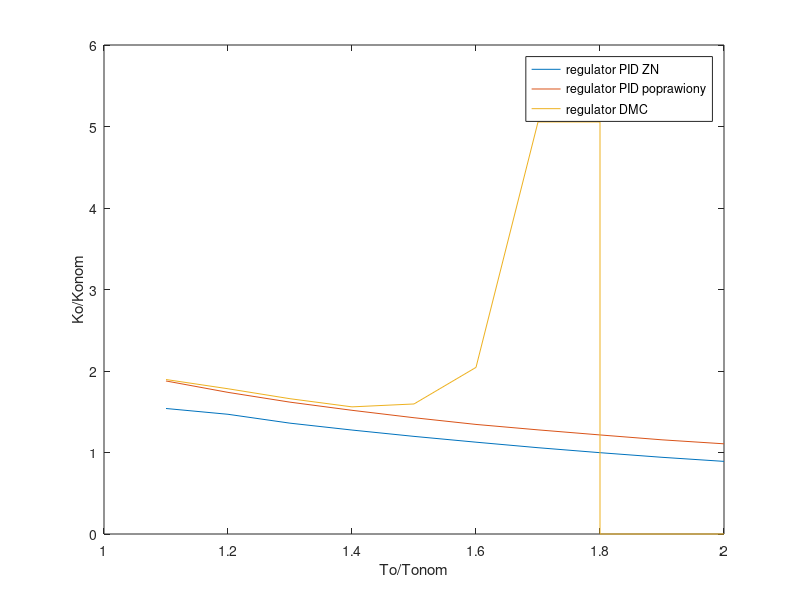

This chart was generated by the following MATLAB code:
kk=4.5;
kknomp=[(kk+2.43)/kk (kk+2.11)/kk (kk+1.62)/kk (kk+1.24)/kk (kk+0.89)/kk (kk+0.57)/kk (kk+0.265)/kk (kk-0.01)/kk (kk-0.01)/kk  (kk-0.265)/kk (kk-0.49)/kk];
kknopr=[(kk+3.95)/kk (kk+3.32)/kk (kk+2.78)/kk (kk+2.33)/kk (kk+1.92)/kk (kk+1.55)/kk (kk+1.25)/kk (kk+0.97)/kk (kk+0.97)/kk (kk+0.7)/kk (kk+0.48)/kk];
kknomd=[(kk+4.03)/kk (kk+3.52)/kk (kk+2.97)/kk (kk+2.52)/kk (kk+2.68)/kk (kk+4.7)/kk (kk+18.25)/kk (kk+18.25)/kk 0 0 0];
ttnom=[1.1 1.2 1.3 1.4 1.5 1.6 1.7 1.8 1.8 1.9 2];

plot (ttnom, kknomp)
hold on;
plot(ttnom, kknopr)
plot(ttnom, kknomd)

xlabel('To/Tonom')
ylabel('Ko/Konom')
legend('regulator PID ZN','regulator PID poprawiony', 'regulator DMC')